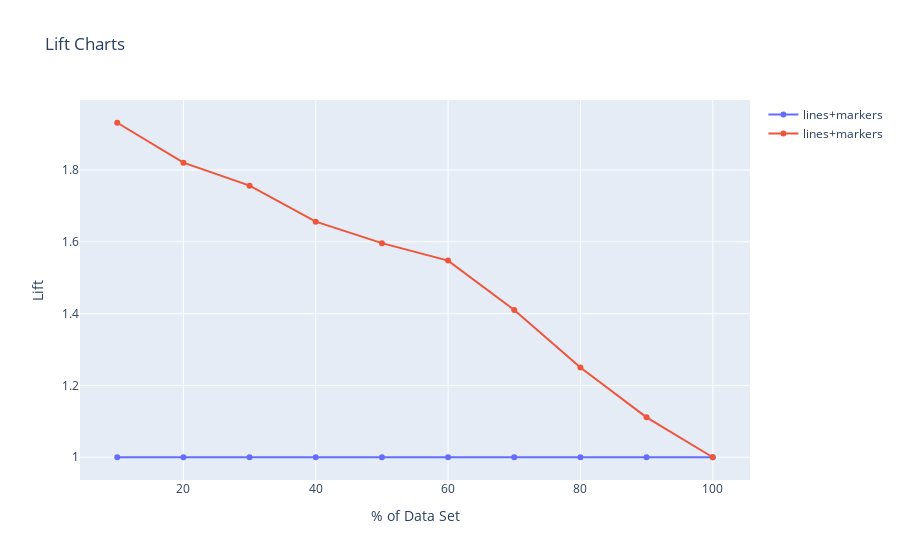

Notebook cell for this chart:
### Markdown cell above
Lift Curve Plot

### Code cell
fig = go.Figure()
fig.add_trace(go.Scatter(x=list(range(10,100+10,10)), y=np.repeat(1,10),
                    mode='lines+markers',
                    name='lines+markers'))
fig.add_trace(go.Scatter(x=list(range(10,100+10,10)), y=lift.Lift,
                    mode='lines+markers',
                    name='lines+markers'))

fig.update_xaxes(
        title_text = "% of Data Set",
)

fig.update_yaxes(
        title_text = "Lift",
        )
fig.update_layout(title='Lift Charts',)

fig.show()

### Figure 1 — Plotly figure (JSON) as saved in the notebook; plotly's stock layout.template omitted (floating-point values rounded to 4 significant figures)
{"data": [{"mode": "lines+markers", "name": "lines+markers", "type": "scatter", "x": [10, 20, 30, 40, 50, 60, 70, 80, 90, 100], "y": [1, 1, 1, 1, 1, 1, 1, 1, 1, 1]}, {"mode": "lines+markers", "name": "lines+markers", "type": "scatter", "x": [10, 20, 30, 40, 50, 60, 70, 80, 90, 100], "y": [1.932, 1.82, 1.756, 1.656, 1.596, 1.548, 1.41, 1.25, 1.111, 1.0]}], "layout": {"title": {"text": "Lift Charts"}, "xaxis": {"title": {"text": "% of Data Set"}}, "yaxis": {"title": {"text": "Lift"}}}}
